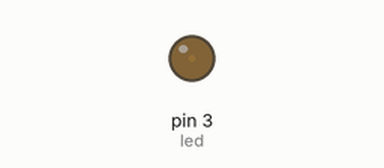
Simulated run of this sketch. Board: Arduino Uno, built with avr-gcc and run on an emulated ATmega328P. Shown: output pins drawn as LEDs (lit = HIGH).

Above: at 0.05 s.
At 2.3 s:
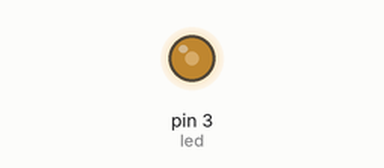
At 4.6 s:
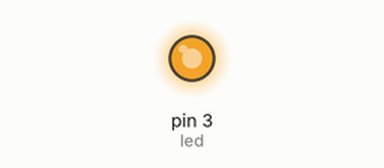
At 9.2 s:
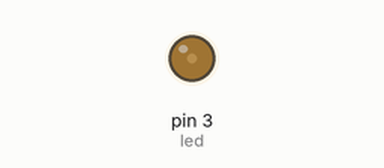
Timing chart, 0 to 13.3 s (numbered marks = the images above):
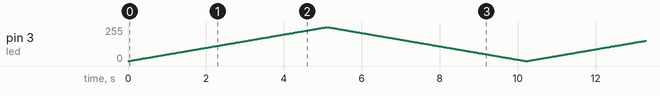

The sketch:

led_augme_ter_255.ino
```cpp
#define led 3

void setup() {
  pinMode(led, OUTPUT);
}

void loop() {
  // Augmenter la luminosité de 0 à 255
  for (int i = 0; i < 255; i++) {
    analogWrite(led, i);
    delay(20);
  }

  // Diminuer la luminosité de 255 à 0
  for (int i = 255; i >= 0; i--) {
    analogWrite(led, i);
    delay(20);
  }
}
```
